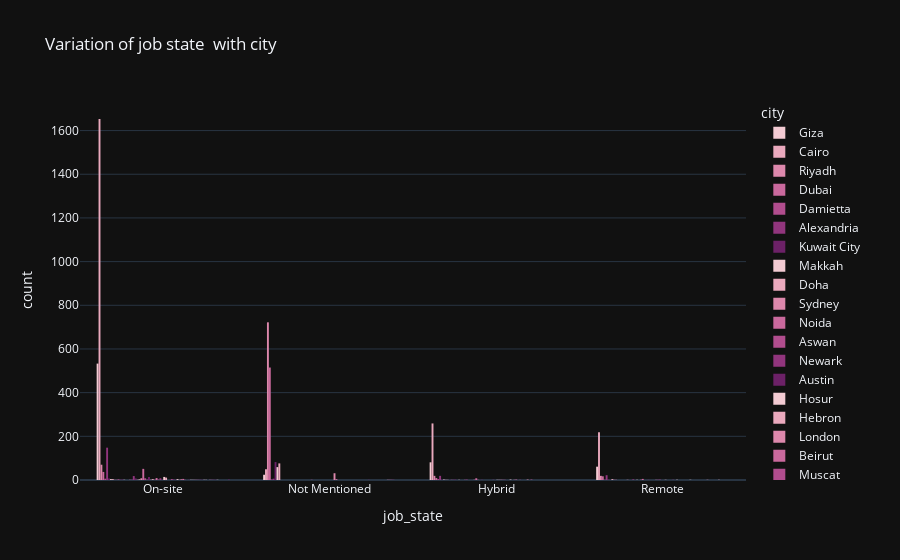

Notebook code cell kept with this figure:
### Code cell
fig= px.histogram(df,x='job_state',color='city',barmode='group',color_discrete_sequence=px.colors.sequential.Magenta,template='plotly_dark',title='Variation of job state  with city')
fig.show()
#we notice that the first demand in Alexandria is onsite jobs and can know the rest cities

### Figure 1 — Plotly figure (JSON) as saved in the notebook; plotly's stock layout.template omitted (floating-point values rounded to 4 significant figures; data arrays with more than 128 entries replaced by an {"elided": "..."} marker saying what was removed)
{"data": [{"alignmentgroup": "True", "bingroup": "x", "hovertemplate": "city=Giza<br>job_state=%{x}<br>count=%{y}<extra></extra>", "legendgroup": "Giza", "marker": {"color": "rgb(243, 203, 211)", "pattern": {"shape": ""}}, "name": "Giza", "offsetgroup": "Giza", "orientation": "v", "showlegend": true, "type": "histogram", "x": {"elided": "699 str values"}, "xaxis": "x", "yaxis": "y"}, {"alignmentgroup": "True", "bingroup": "x", "hovertemplate": "city=Cairo<br>job_state=%{x}<br>count=%{y}<extra></extra>", "legendgroup": "Cairo", "marker": {"color": "rgb(234, 169, 189)", "pattern": {"shape": ""}}, "name": "Cairo", "offsetgroup": "Cairo", "orientation": "v", "showlegend": true, "type": "histogram", "x": {"elided": "2180 str values"}, "xaxis": "x", "yaxis": "y"}, {"alignmentgroup": "True", "bingroup": "x", "hovertemplate": "city=Riyadh<br>job_state=%{x}<br>count=%{y}<extra></extra>", "legendgroup": "Riyadh", "marker": {"color": "rgb(221, 136, 172)", "pattern": {"shape": ""}}, "name": "Riyadh", "offsetgroup": "Riyadh", "orientation": "v", "showlegend": true, "type": "histogram", "x": {"elided": "830 str values"}, "xaxis": "x", "yaxis": "y"}, {"alignmentgroup": "True", "bingroup": "x", "hovertemplate": "city=Dubai<br>job_state=%{x}<br>count=%{y}<extra></extra>", "legendgroup": "Dubai", "marker": {"color": "rgb(202, 105, 157)", "pattern": {"shape": ""}}, "name": "Dubai", "offsetgroup": "Dubai", "orientation": "v", "showlegend": true, "type": "histogram", "x": {"elided": "578 str values"}, "xaxis": "x", "yaxis": "y"}, {"alignmentgroup": "True", "bingroup": "x", "hovertemplate": "city=Damietta<br>job_state=%{x}<br>count=%{y}<extra></extra>", "legendgroup": "Damietta", "marker": {"color": "rgb(177, 77, 142)", "pattern": {"shape": ""}}, "name": "Damietta", "offsetgroup": "Damietta", "orientation": "v", "showlegend": true, "type": "histogram", "x": ["Not Mentioned", "Hybrid", "Remote", "Hybrid", "On-site", "On-site", "Hybrid", "Hybrid", "On-site", "On-site", "Not Mentioned", "On-site", "On-site"], "xaxis": "x", "yaxis": "y"}, {"alignmentgroup": "True", "bingroup": "x", "hovertemplate": "city=Alexandria<br>job_state=%{x}<br>count=%{y}<extra></extra>", "legendgroup": "Alexandria", "marker": {"color": "rgb(145, 53, 125)", "pattern": {"shape": ""}}, "name": "Alexandria", "offsetgroup": "Alexandria", "orientation": "v", "showlegend": true, "type": "histogram", "x": {"elided": "195 str values"}, "xaxis": "x", "yaxis": "y"}, {"alignmentgroup": "True", "bingroup": "x", "hovertemplate": "city=Kuwait City<br>job_state=%{x}<br>count=%{y}<extra></extra>", "legendgroup": "Kuwait City", "marker": {"color": "rgb(108, 33, 103)", "pattern": {"shape": ""}}, "name": "Kuwait City", "offsetgroup": "Kuwait City", "orientation": "v", "showlegend": true, "type": "histogram", "x": ["On-site", "Not Mentioned", "Not Mentioned", "On-site", "On-site", "Not Mentioned", "Not Mentioned", "Not Mentioned", "Not Mentioned", "Not Mentioned", "Not Mentioned", "Not Mentioned", "Not Mentioned", "Not Mentioned", "Not Mentioned", "Not Mentioned", "Not Mentioned", "Not Mentioned", "Not Mentioned", "Not Mentioned", "Not Mentioned", "Not Mentioned", "Not Mentioned", "Not Mentioned", "Not Mentioned", "Not Mentioned", "Not Mentioned", "Not Mentioned", "Not Mentioned", "Not Mentioned", "Not Mentioned", "Not Mentioned", "Not Mentioned", "Not Mentioned", "Not Mentioned", "Not Mentioned", "Not Mentioned", "Not Mentioned", "Not Mentioned", "Not Mentioned", "On-site", "On-site", "On-site", "Remote", "Remote", "On-site", "Not Mentioned", "Not Mentioned", "Hybrid", "Not Mentioned", "Not Mentioned", "Not Mentioned", "Not Mentioned", "Not Mentioned", "Not Mentioned", "Not Mentioned", "Not Mentioned", "Not Mentioned", "Not Mentioned", "Not Mentioned", "Not Mentioned", "Not Mentioned", "Not Mentioned", "Not Mentioned", "Not Mentioned", "Not Mentioned", "Not Mentioned", "Not Mentioned", "Not Mentioned", "Not Mentioned", "Not Mentioned", "Not Mentioned", "Not Mentioned", "Not Mentioned", "Not Mentioned", "Not Mentioned", "Not Mentioned", "Not Mentioned", "Not Mentioned", "Not Mentioned", "Not Mentioned", "Not Mentioned", "Not Mentioned", "Not Mentioned", "Not Mentioned", "Not Mentioned", "Not Mentioned", "Not Mentioned", "Not Mentioned", "Not Mentioned", "Not Mentioned", "Not Mentioned"], "xaxis": "x", "yaxis": "y"}, {"alignmentgroup": "True", "bingroup": "x", "hovertemplate": "city=Makkah<br>job_state=%{x}<br>count=%{y}<extra></extra>", "legendgroup": "Makkah", "marker": {"color": "rgb(243, 203, 211)", "pattern": {"shape": ""}}, "name": "Makkah", "offsetgroup": "Makkah", "orientation": "v", "showlegend": true, "type": "histogram", "x": ["On-site", "On-site", "Not Mentioned", "Not Mentioned", "Not Mentioned", "Not Mentioned", "Not Mentioned", "Not Mentioned", "Not Mentioned", "Not Mentioned", "Not Mentioned", "Not Mentioned", "Not Mentioned", "Not Mentioned", "Not Mentioned", "Not Mentioned", "Not Mentioned", "Not Mentioned", "Not Mentioned", "Not Mentioned", "Not Mentioned", "Hybrid", "Not Mentioned", "Not Mentioned", "Not Mentioned", "Not Mentioned", "On-site", "On-site", "Hybrid", "Not Mentioned", "Not Mentioned", "Not Mentioned", "Not Mentioned", "Not Mentioned", "Not Mentioned", "Not Mentioned", "Not Mentioned", "Not Mentioned", "Not Mentioned", "Not Mentioned", "Not Mentioned", "Not Mentioned", "Not Mentioned", "Not Mentioned", "Not Mentioned", "Not Mentioned", "Not Mentioned", "Not Mentioned", "Not Mentioned", "Not Mentioned", "Not Mentioned", "Not Mentioned", "Not Mentioned", "Not Mentioned", "Not Mentioned", "Not Mentioned", "Not Mentioned", "Not Mentioned", "Not Mentioned", "Not Mentioned", "Not Mentioned", "Not Mentioned", "Not Mentioned", "Not Mentioned", "Not Mentioned"], "xaxis": "x", "yaxis": "y"}, {"alignmentgroup": "True", "bingroup": "x", "hovertemplate": "city=Doha<br>job_state=%{x}<br>count=%{y}<extra></extra>", "legendgroup": "Doha", "marker": {"color": "rgb(234, 169, 189)", "pattern": {"shape": ""}}, "name": "Doha", "offsetgroup": "Doha", "orientation": "v", "showlegend": true, "type": "histogram", "x": ["On-site", "Not Mentioned", "Not Mentioned", "Not Mentioned", "Not Mentioned", "Not Mentioned", "Remote", "Remote", "Remote", "Remote", "Not Mentioned", "On-site", "On-site", "Not Mentioned", "Not Mentioned", "Not Mentioned", "Not Mentioned", "Not Mentioned", "Not Mentioned", "Not Mentioned", "Not Mentioned", "Not Mentioned", "Not Mentioned", "Not Mentioned", "Not Mentioned", "Not Mentioned", "Not Mentioned", "Not Mentioned", "Not Mentioned", "Not Mentioned", "Not Mentioned", "Not Mentioned", "Not Mentioned", "Not Mentioned", "Not Mentioned", "Not Mentioned", "Not Mentioned", "Not Mentioned", "Not Mentioned", "Not Mentioned", "Not Mentioned", "Not Mentioned", "Not Mentioned", "Not Mentioned", "Not Mentioned", "Not Mentioned", "Not Mentioned", "Not Mentioned", "Not Mentioned", "Not Mentioned", "Not Mentioned", "Not Mentioned", "Not Mentioned", "Not Mentioned", "Not Mentioned", "Not Mentioned", "Not Mentioned", "Not Mentioned", "Not Mentioned", "Hybrid", "Not Mentioned", "Not Mentioned", "Not Mentioned", "Not Mentioned", "Not Mentioned", "Not Mentioned", "Not Mentioned", "Not Mentioned", "Not Mentioned", "On-site", "Not Mentioned", "Not Mentioned", "Not Mentioned", "Not Mentioned", "Not Mentioned", "Not Mentioned", "Not Mentioned", "Not Mentioned", "Not Mentioned", "Not Mentioned", "Not Mentioned", "Not Mentioned", "Not Mentioned", "Not Mentioned", "Not Mentioned"], "xaxis": "x", "yaxis": "y"}, {"alignmentgroup": "True", "bingroup": "x", "hovertemplate": "city=Sydney<br>job_state=%{x}<br>count=%{y}<extra></extra>", "legendgroup": "Sydney", "marker": {"color": "rgb(221, 136, 172)", "pattern": {"shape": ""}}, "name": "Sydney", "offsetgroup": "Sydney", "orientation": "v", "showlegend": true, "type": "histogram", "x": ["Hybrid", "Remote", "On-site"], "xaxis": "x", "yaxis": "y"}, {"alignmentgroup": "True", "bingroup": "x", "hovertemplate": "city=Noida<br>job_state=%{x}<br>count=%{y}<extra></extra>", "legendgroup": "Noida", "marker": {"color": "rgb(202, 105, 157)", "pattern": {"shape": ""}}, "name": "Noida", "offsetgroup": "Noida", "orientation": "v", "showlegend": true, "type": "histogram", "x": ["Remote", "On-site"], "xaxis": "x", "yaxis": "y"}, {"alignmentgroup": "True", "bingroup": "x", "hovertemplate": "city=Aswan<br>job_state=%{x}<br>count=%{y}<extra></extra>", "legendgroup": "Aswan", "marker": {"color": "rgb(177, 77, 142)", "pattern": {"shape": ""}}, "name": "Aswan", "offsetgroup": "Aswan", "orientation": "v", "showlegend": true, "type": "histogram", "x": ["Hybrid", "On-site", "On-site", "On-site"], "xaxis": "x", "yaxis": "y"}, {"alignmentgroup": "True", "bingroup": "x", "hovertemplate": "city=Newark<br>job_state=%{x}<br>count=%{y}<extra></extra>", "legendgroup": "Newark", "marker": {"color": "rgb(145, 53, 125)", "pattern": {"shape": ""}}, "name": "Newark", "offsetgroup": "Newark", "orientation": "v", "showlegend": true, "type": "histogram", "x": ["Hybrid", "On-site"], "xaxis": "x", "yaxis": "y"}, {"alignmentgroup": "True", "bingroup": "x", "hovertemplate": "city=Austin<br>job_state=%{x}<br>count=%{y}<extra></extra>", "legendgroup": "Austin", "marker": {"color": "rgb(108, 33, 103)", "pattern": {"shape": ""}}, "name": "Austin", "offsetgroup": "Austin", "orientation": "v", "showlegend": true, "type": "histogram", "x": ["Hybrid", "Hybrid", "On-site", "On-site"], "xaxis": "x", "yaxis": "y"}, {"alignmentgroup": "True", "bingroup": "x", "hovertemplate": "city=Hosur<br>job_state=%{x}<br>count=%{y}<extra></extra>", "legendgroup": "Hosur", "marker": {"color": "rgb(243, 203, 211)", "pattern": {"shape": ""}}, "name": "Hosur", "offsetgroup": "Hosur", "orientation": "v", "showlegend": true, "type": "histogram", "x": ["On-site"], "xaxis": "x", "yaxis": "y"}, {"alignmentgroup": "True", "bingroup": "x", "hovertemplate": "city=Hebron<br>job_state=%{x}<br>count=%{y}<extra></extra>", "legendgroup": "Hebron", "marker": {"color": "rgb(234, 169, 189)", "pattern": {"shape": ""}}, "name": "Hebron", "offsetgroup": "Hebron", "orientation": "v", "showlegend": true, "type": "histogram", "x": ["Hybrid"], "xaxis": "x", "yaxis": "y"}, {"alignmentgroup": "True", "bingroup": "x", "hovertemplate": "city=London<br>job_state=%{x}<br>count=%{y}<extra></extra>", "legendgroup": "London", "marker": {"color": "rgb(221, 136, 172)", "pattern": {"shape": ""}}, "name": "London", "offsetgroup": "London", "orientation": "v", "showlegend": true, "type": "histogram", "x": ["Remote"], "xaxis": "x", "yaxis": "y"}, {"alignmentgroup": "True", "bingroup": "x", "hovertemplate": "city=Beirut<br>job_state=%{x}<br>count=%{y}<extra></extra>", "legendgroup": "Beirut", "marker": {"color": "rgb(202, 105, 157)", "pattern": {"shape": ""}}, "name": "Beirut", "offsetgroup": "Beirut", "orientation": "v", "showlegend": true, "type": "histogram", "x": ["On-site"], "xaxis": "x", "yaxis": "y"}, {"alignmentgroup": "True", "bingroup": "x", "hovertemplate": "city=Muscat<br>job_state=%{x}<br>count=%{y}<extra></extra>", "legendgroup": "Muscat", "marker": {"color": "rgb(177, 77, 142)", "pattern": {"shape": ""}}, "name": "Muscat", "offsetgroup": "Muscat", "orientation": "v", "showlegend": true, "type": "histogram", "x": ["Hybrid", "On-site"], "xaxis": "x", "yaxis": "y"}, {"alignmentgroup": "True", "bingroup": "x", "hovertemplate": "city=Dakahlia<br>job_state=%{x}<br>count=%{y}<extra></extra>", "legendgroup": "Dakahlia", "marker": {"color": "rgb(145, 53, 125)", "pattern": {"shape": ""}}, "name": "Dakahlia", "offsetgroup": "Dakahlia", "orientation": "v", "showlegend": true, "type": "histogram", "x": ["Hybrid", "On-site", "On-site", "On-site", "Hybrid", "On-site", "On-site", "On-site", "On-site", "On-site", "On-site", "Remote", "On-site", "Remote", "On-site", "Remote", "On-site", "On-site", "On-site", "On-site", "On-site", "On-site", "On-site"], "xaxis": "x", "yaxis": "y"}, {"alignmentgroup": "True", "bingroup": "x", "hovertemplate": "city=Beni Suef<br>job_state=%{x}<br>count=%{y}<extra></extra>", "legendgroup": "Beni Suef", "marker": {"color": "rgb(108, 33, 103)", "pattern": {"shape": ""}}, "name": "Beni Suef", "offsetgroup": "Beni Suef", "orientation": "v", "showlegend": true, "type": "histogram", "x": ["On-site", "On-site", "On-site", "On-site", "On-site", "On-site", "On-site"], "xaxis": "x", "yaxis": "y"}, {"alignmentgroup": "True", "bingroup": "x", "hovertemplate": "city=Abu Dhabi<br>job_state=%{x}<br>count=%{y}<extra></extra>", "legendgroup": "Abu Dhabi", "marker": {"color": "rgb(243, 203, 211)", "pattern": {"shape": ""}}, "name": "Abu Dhabi", "offsetgroup": "Abu Dhabi", "orientation": "v", "showlegend": true, "type": "histogram", "x": ["On-site", "Remote"], "xaxis": "x", "yaxis": "y"}, {"alignmentgroup": "True", "bingroup": "x", "hovertemplate": "city=South Sinai<br>job_state=%{x}<br>count=%{y}<extra></extra>", "legendgroup": "South Sinai", "marker": {"color": "rgb(234, 169, 189)", "pattern": {"shape": ""}}, "name": "South Sinai", "offsetgroup": "South Sinai", "orientation": "v", "showlegend": true, "type": "histogram", "x": ["On-site", "On-site", "On-site"], "xaxis": "x", "yaxis": "y"}, {"alignmentgroup": "True", "bingroup": "x", "hovertemplate": "city=Jeddah<br>job_state=%{x}<br>count=%{y}<extra></extra>", "legendgroup": "Jeddah", "marker": {"color": "rgb(221, 136, 172)", "pattern": {"shape": ""}}, "name": "Jeddah", "offsetgroup": "Jeddah", "orientation": "v", "showlegend": true, "type": "histogram", "x": ["Remote", "On-site", "On-site", "Hybrid", "On-site", "On-site", "On-site", "On-site", "On-site", "On-site"], "xaxis": "x", "yaxis": "y"}, {"alignmentgroup": "True", "bingroup": "x", "hovertemplate": "city=Sharqia<br>job_state=%{x}<br>count=%{y}<extra></extra>", "legendgroup": "Sharqia", "marker": {"color": "rgb(202, 105, 157)", "pattern": {"shape": ""}}, "name": "Sharqia", "offsetgroup": "Sharqia", "orientation": "v", "showlegend": true, "type": "histogram", "x": ["On-site", "On-site", "On-site", "On-site", "Hybrid", "On-site", "On-site", "On-site", "On-site", "On-site", "On-site", "On-site", "On-site", "On-site", "On-site", "On-site", "Hybrid", "Hybrid", "On-site", "On-site", "On-site", "On-site", "On-site", "On-site", "Hybrid", "On-site", "Hybrid", "On-site", "On-site", "Hybrid", "Hybrid", "On-site", "Remote", "On-site", "On-site", "Remote", "On-site", "On-site", "On-site", "On-site", "On-site", "Remote", "Remote", "Remote", "On-site", "On-site", "On-site", "On-site", "On-site", "On-site", "On-site", "On-site", "On-site", "Hybrid", "On-site", "On-site", "On-site", "On-site", "On-site", "On-site", "On-site", "On-site", "On-site", "On-site"], "xaxis": "x", "yaxis": "y"}, {"alignmentgroup": "True", "bingroup": "x", "hovertemplate": "city=Gharbia<br>job_state=%{x}<br>count=%{y}<extra></extra>", "legendgroup": "Gharbia", "marker": {"color": "rgb(177, 77, 142)", "pattern": {"shape": ""}}, "name": "Gharbia", "offsetgroup": "Gharbia", "orientation": "v", "showlegend": true, "type": "histogram", "x": ["On-site", "On-site", "On-site", "On-site", "On-site", "On-site", "On-site", "Not Mentioned", "Hybrid", "On-site"], "xaxis": "x", "yaxis": "y"}, {"alignmentgroup": "True", "bingroup": "x", "hovertemplate": "city=Amsterdam<br>job_state=%{x}<br>count=%{y}<extra></extra>", "legendgroup": "Amsterdam", "marker": {"color": "rgb(145, 53, 125)", "pattern": {"shape": ""}}, "name": "Amsterdam", "offsetgroup": "Amsterdam", "orientation": "v", "showlegend": true, "type": "histogram", "x": ["On-site", "On-site"], "xaxis": "x", "yaxis": "y"}, {"alignmentgroup": "True", "bingroup": "x", "hovertemplate": "city=Monufya<br>job_state=%{x}<br>count=%{y}<extra></extra>", "legendgroup": "Monufya", "marker": {"color": "rgb(108, 33, 103)", "pattern": {"shape": ""}}, "name": "Monufya", "offsetgroup": "Monufya", "orientation": "v", "showlegend": true, "type": "histogram", "x": ["Hybrid", "Remote", "On-site", "On-site", "On-site", "On-site", "On-site", "On-site", "On-site", "On-site", "On-site", "On-site", "On-site", "On-site", "On-site", "On-site"], "xaxis": "x", "yaxis": "y"}, {"alignmentgroup": "True", "bingroup": "x", "hovertemplate": "city=Middlesbrough<br>job_state=%{x}<br>count=%{y}<extra></extra>", "legendgroup": "Middlesbrough", "marker": {"color": "rgb(243, 203, 211)", "pattern": {"shape": ""}}, "name": "Middlesbrough", "offsetgroup": "Middlesbrough", "orientation": "v", "showlegend": true, "type": "histogram", "x": ["On-site"], "xaxis": "x", "yaxis": "y"}, {"alignmentgroup": "True", "bingroup": "x", "hovertemplate": "city=Amman<br>job_state=%{x}<br>count=%{y}<extra></extra>", "legendgroup": "Amman", "marker": {"color": "rgb(234, 169, 189)", "pattern": {"shape": ""}}, "name": "Amman", "offsetgroup": "Amman", "orientation": "v", "showlegend": true, "type": "histogram", "x": ["On-site", "On-site", "On-site", "On-site"], "xaxis": "x", "yaxis": "y"}, {"alignmentgroup": "True", "bingroup": "x", "hovertemplate": "city=Trenton<br>job_state=%{x}<br>count=%{y}<extra></extra>", "legendgroup": "Trenton", "marker": {"color": "rgb(221, 136, 172)", "pattern": {"shape": ""}}, "name": "Trenton", "offsetgroup": "Trenton", "orientation": "v", "showlegend": true, "type": "histogram", "x": ["On-site"], "xaxis": "x", "yaxis": "y"}, {"alignmentgroup": "True", "bingroup": "x", "hovertemplate": "city=Beheira<br>job_state=%{x}<br>count=%{y}<extra></extra>", "legendgroup": "Beheira", "marker": {"color": "rgb(202, 105, 157)", "pattern": {"shape": ""}}, "name": "Beheira", "offsetgroup": "Beheira", "orientation": "v", "showlegend": true, "type": "histogram", "x": ["Remote", "On-site", "On-site", "On-site", "On-site", "On-site", "On-site", "On-site", "On-site", "On-site"], "xaxis": "x", "yaxis": "y"}, {"alignmentgroup": "True", "bingroup": "x", "hovertemplate": "city=Dammam<br>job_state=%{x}<br>count=%{y}<extra></extra>", "legendgroup": "Dammam", "marker": {"color": "rgb(177, 77, 142)", "pattern": {"shape": ""}}, "name": "Dammam", "offsetgroup": "Dammam", "orientation": "v", "showlegend": true, "type": "histogram", "x": ["Remote", "On-site", "On-site"], "xaxis": "x", "yaxis": "y"}, {"alignmentgroup": "True", "bingroup": "x", "hovertemplate": "city=Ismailia<br>job_state=%{x}<br>count=%{y}<extra></extra>", "legendgroup": "Ismailia", "marker": {"color": "rgb(145, 53, 125)", "pattern": {"shape": ""}}, "name": "Ismailia", "offsetgroup": "Ismailia", "orientation": "v", "showlegend": true, "type": "histogram", "x": ["On-site", "On-site", "On-site", "On-site", "Hybrid", "Remote", "On-site", "On-site", "On-site", "Remote", "On-site"], "xaxis": "x", "yaxis": "y"}, {"alignmentgroup": "True", "bingroup": "x", "hovertemplate": "city=Malmoe<br>job_state=%{x}<br>count=%{y}<extra></extra>", "legendgroup": "Malmoe", "marker": {"color": "rgb(108, 33, 103)", "pattern": {"shape": ""}}, "name": "Malmoe", "offsetgroup": "Malmoe", "orientation": "v", "showlegend": true, "type": "histogram", "x": ["On-site"], "xaxis": "x", "yaxis": "y"}, {"alignmentgroup": "True", "bingroup": "x", "hovertemplate": "city=Qalubia<br>job_state=%{x}<br>count=%{y}<extra></extra>", "legendgroup": "Qalubia", "marker": {"color": "rgb(243, 203, 211)", "pattern": {"shape": ""}}, "name": "Qalubia", "offsetgroup": "Qalubia", "orientation": "v", "showlegend": true, "type": "histogram", "x": ["On-site", "On-site", "On-site", "On-site", "On-site", "On-site", "On-site", "On-site", "On-site", "On-site", "Hybrid", "On-site", "On-site", "On-site", "On-site"], "xaxis": "x", "yaxis": "y"}, {"alignmentgroup": "True", "bingroup": "x", "hovertemplate": "city=Suez<br>job_state=%{x}<br>count=%{y}<extra></extra>", "legendgroup": "Suez", "marker": {"color": "rgb(234, 169, 189)", "pattern": {"shape": ""}}, "name": "Suez", "offsetgroup": "Suez", "orientation": "v", "showlegend": true, "type": "histogram", "x": ["On-site", "On-site", "On-site", "On-site", "Remote", "On-site", "On-site", "On-site", "Hybrid", "On-site", "On-site", "On-site", "On-site"], "xaxis": "x", "yaxis": "y"}, {"alignmentgroup": "True", "bingroup": "x", "hovertemplate": "city=Al Rayyan<br>job_state=%{x}<br>count=%{y}<extra></extra>", "legendgroup": "Al Rayyan", "marker": {"color": "rgb(221, 136, 172)", "pattern": {"shape": ""}}, "name": "Al Rayyan", "offsetgroup": "Al Rayyan", "orientation": "v", "showlegend": true, "type": "histogram", "x": ["Not Mentioned", "Not Mentioned", "Not Mentioned", "Not Mentioned", "Not Mentioned", "Not Mentioned", "Not Mentioned", "Hybrid", "Not Mentioned", "Not Mentioned", "Not Mentioned", "Not Mentioned", "Not Mentioned", "Not Mentioned", "Not Mentioned", "Not Mentioned", "Not Mentioned", "Not Mentioned", "Not Mentioned", "Not Mentioned", "Not Mentioned", "Not Mentioned", "Not Mentioned", "Not Mentioned", "Not Mentioned", "Not Mentioned", "Not Mentioned", "Not Mentioned", "Not Mentioned", "Not Mentioned", "Not Mentioned", "Not Mentioned"], "xaxis": "x", "yaxis": "y"}, {"alignmentgroup": "True", "bingroup": "x", "hovertemplate": "city=Tabuk<br>job_state=%{x}<br>count=%{y}<extra></extra>", "legendgroup": "Tabuk", "marker": {"color": "rgb(202, 105, 157)", "pattern": {"shape": ""}}, "name": "Tabuk", "offsetgroup": "Tabuk", "orientation": "v", "showlegend": true, "type": "histogram", "x": ["Not Mentioned", "Not Mentioned", "Hybrid", "Not Mentioned", "Not Mentioned"], "xaxis": "x", "yaxis": "y"}, {"alignmentgroup": "True", "bingroup": "x", "hovertemplate": "city=Port Said<br>job_state=%{x}<br>count=%{y}<extra></extra>", "legendgroup": "Port Said", "marker": {"color": "rgb(177, 77, 142)", "pattern": {"shape": ""}}, "name": "Port Said", "offsetgroup": "Port Said", "orientation": "v", "showlegend": true, "type": "histogram", "x": ["On-site", "On-site", "On-site", "On-site", "Hybrid"], "xaxis": "x", "yaxis": "y"}, {"alignmentgroup": "True", "bingroup": "x", "hovertemplate": "city=Luxor<br>job_state=%{x}<br>count=%{y}<extra></extra>", "legendgroup": "Luxor", "marker": {"color": "rgb(145, 53, 125)", "pattern": {"shape": ""}}, "name": "Luxor", "offsetgroup": "Luxor", "orientation": "v", "showlegend": true, "type": "histogram", "x": ["Remote", "On-site", "On-site"], "xaxis": "x", "yaxis": "y"}, {"alignmentgroup": "True", "bingroup": "x", "hovertemplate": "city=North Sinai<br>job_state=%{x}<br>count=%{y}<extra></extra>", "legendgroup": "North Sinai", "marker": {"color": "rgb(108, 33, 103)", "pattern": {"shape": ""}}, "name": "North Sinai", "offsetgroup": "North Sinai", "orientation": "v", "showlegend": true, "type": "histogram", "x": ["On-site"], "xaxis": "x", "yaxis": "y"}, {"alignmentgroup": "True", "bingroup": "x", "hovertemplate": "city=Red Sea<br>job_state=%{x}<br>count=%{y}<extra></extra>", "legendgroup": "Red Sea", "marker": {"color": "rgb(243, 203, 211)", "pattern": {"shape": ""}}, "name": "Red Sea", "offsetgroup": "Red Sea", "orientation": "v", "showlegend": true, "type": "histogram", "x": ["On-site", "On-site", "Hybrid", "Hybrid", "On-site", "On-site", "Remote"], "xaxis": "x", "yaxis": "y"}, {"alignmentgroup": "True", "bingroup": "x", "hovertemplate": "city=Orlando<br>job_state=%{x}<br>count=%{y}<extra></extra>", "legendgroup": "Orlando", "marker": {"color": "rgb(234, 169, 189)", "pattern": {"shape": ""}}, "name": "Orlando", "offsetgroup": "Orlando", "orientation": "v", "showlegend": true, "type": "histogram", "x": ["On-site"], "xaxis": "x", "yaxis": "y"}, {"alignmentgroup": "True", "bingroup": "x", "hovertemplate": "city=Minya<br>job_state=%{x}<br>count=%{y}<extra></extra>", "legendgroup": "Minya", "marker": {"color": "rgb(221, 136, 172)", "pattern": {"shape": ""}}, "name": "Minya", "offsetgroup": "Minya", "orientation": "v", "showlegend": true, "type": "histogram", "x": ["On-site", "On-site", "Hybrid", "On-site"], "xaxis": "x", "yaxis": "y"}, {"alignmentgroup": "True", "bingroup": "x", "hovertemplate": "city=Assiut<br>job_state=%{x}<br>count=%{y}<extra></extra>", "legendgroup": "Assiut", "marker": {"color": "rgb(202, 105, 157)", "pattern": {"shape": ""}}, "name": "Assiut", "offsetgroup": "Assiut", "orientation": "v", "showlegend": true, "type": "histogram", "x": ["On-site", "On-site", "On-site", "Hybrid", "On-site", "On-site", "Hybrid"], "xaxis": "x", "yaxis": "y"}, {"alignmentgroup": "True", "bingroup": "x", "hovertemplate": "city=Denver<br>job_state=%{x}<br>count=%{y}<extra></extra>", "legendgroup": "Denver", "marker": {"color": "rgb(177, 77, 142)", "pattern": {"shape": ""}}, "name": "Denver", "offsetgroup": "Denver", "orientation": "v", "showlegend": true, "type": "histogram", "x": ["On-site"], "xaxis": "x", "yaxis": "y"}, {"alignmentgroup": "True", "bingroup": "x", "hovertemplate": "city=Fayoum<br>job_state=%{x}<br>count=%{y}<extra></extra>", "legendgroup": "Fayoum", "marker": {"color": "rgb(145, 53, 125)", "pattern": {"shape": ""}}, "name": "Fayoum", "offsetgroup": "Fayoum", "orientation": "v", "showlegend": true, "type": "histogram", "x": ["Hybrid"], "xaxis": "x", "yaxis": "y"}, {"alignmentgroup": "True", "bingroup": "x", "hovertemplate": "city=Manama<br>job_state=%{x}<br>count=%{y}<extra></extra>", "legendgroup": "Manama", "marker": {"color": "rgb(108, 33, 103)", "pattern": {"shape": ""}}, "name": "Manama", "offsetgroup": "Manama", "orientation": "v", "showlegend": true, "type": "histogram", "x": ["On-site"], "xaxis": "x", "yaxis": "y"}, {"alignmentgroup": "True", "bingroup": "x", "hovertemplate": "city=Sharjah<br>job_state=%{x}<br>count=%{y}<extra></extra>", "legendgroup": "Sharjah", "marker": {"color": "rgb(243, 203, 211)", "pattern": {"shape": ""}}, "name": "Sharjah", "offsetgroup": "Sharjah", "orientation": "v", "showlegend": true, "type": "histogram", "x": ["On-site", "Remote"], "xaxis": "x", "yaxis": "y"}, {"alignmentgroup": "True", "bingroup": "x", "hovertemplate": "city=D.C.<br>job_state=%{x}<br>count=%{y}<extra></extra>", "legendgroup": "D.C.", "marker": {"color": "rgb(234, 169, 189)", "pattern": {"shape": ""}}, "name": "D.C.", "offsetgroup": "D.C.", "orientation": "v", "showlegend": true, "type": "histogram", "x": ["On-site"], "xaxis": "x", "yaxis": "y"}, {"alignmentgroup": "True", "bingroup": "x", "hovertemplate": "city=Sohag<br>job_state=%{x}<br>count=%{y}<extra></extra>", "legendgroup": "Sohag", "marker": {"color": "rgb(221, 136, 172)", "pattern": {"shape": ""}}, "name": "Sohag", "offsetgroup": "Sohag", "orientation": "v", "showlegend": true, "type": "histogram", "x": ["Hybrid", "Hybrid", "On-site"], "xaxis": "x", "yaxis": "y"}, {"alignmentgroup": "True", "bingroup": "x", "hovertemplate": "city=Kafr Alsheikh<br>job_state=%{x}<br>count=%{y}<extra></extra>", "legendgroup": "Kafr Alsheikh", "marker": {"color": "rgb(202, 105, 157)", "pattern": {"shape": ""}}, "name": "Kafr Alsheikh", "offsetgroup": "Kafr Alsheikh", "orientation": "v", "showlegend": true, "type": "histogram", "x": ["On-site"], "xaxis": "x", "yaxis": "y"}, {"alignmentgroup": "True", "bingroup": "x", "hovertemplate": "city=Baghdad<br>job_state=%{x}<br>count=%{y}<extra></extra>", "legendgroup": "Baghdad", "marker": {"color": "rgb(177, 77, 142)", "pattern": {"shape": ""}}, "name": "Baghdad", "offsetgroup": "Baghdad", "orientation": "v", "showlegend": true, "type": "histogram", "x": ["Hybrid", "Hybrid", "On-site"], "xaxis": "x", "yaxis": "y"}, {"alignmentgroup": "True", "bingroup": "x", "hovertemplate": "city=Richmond<br>job_state=%{x}<br>count=%{y}<extra></extra>", "legendgroup": "Richmond", "marker": {"color": "rgb(145, 53, 125)", "pattern": {"shape": ""}}, "name": "Richmond", "offsetgroup": "Richmond", "orientation": "v", "showlegend": true, "type": "histogram", "x": ["On-site"], "xaxis": "x", "yaxis": "y"}, {"alignmentgroup": "True", "bingroup": "x", "hovertemplate": "city=City of London<br>job_state=%{x}<br>count=%{y}<extra></extra>", "legendgroup": "City of London", "marker": {"color": "rgb(108, 33, 103)", "pattern": {"shape": ""}}, "name": "City of London", "offsetgroup": "City of London", "orientation": "v", "showlegend": true, "type": "histogram", "x": ["On-site", "Not Mentioned"], "xaxis": "x", "yaxis": "y"}, {"alignmentgroup": "True", "bingroup": "x", "hovertemplate": "city=Ottawa<br>job_state=%{x}<br>count=%{y}<extra></extra>", "legendgroup": "Ottawa", "marker": {"color": "rgb(243, 203, 211)", "pattern": {"shape": ""}}, "name": "Ottawa", "offsetgroup": "Ottawa", "orientation": "v", "showlegend": true, "type": "histogram", "x": ["On-site"], "xaxis": "x", "yaxis": "y"}, {"alignmentgroup": "True", "bingroup": "x", "hovertemplate": "city=Istanbul<br>job_state=%{x}<br>count=%{y}<extra></extra>", "legendgroup": "Istanbul", "marker": {"color": "rgb(234, 169, 189)", "pattern": {"shape": ""}}, "name": "Istanbul", "offsetgroup": "Istanbul", "orientation": "v", "showlegend": true, "type": "histogram", "x": ["On-site"], "xaxis": "x", "yaxis": "y"}, {"alignmentgroup": "True", "bingroup": "x", "hovertemplate": "city=Boulder<br>job_state=%{x}<br>count=%{y}<extra></extra>", "legendgroup": "Boulder", "marker": {"color": "rgb(221, 136, 172)", "pattern": {"shape": ""}}, "name": "Boulder", "offsetgroup": "Boulder", "orientation": "v", "showlegend": true, "type": "histogram", "x": ["Remote"], "xaxis": "x", "yaxis": "y"}, {"alignmentgroup": "True", "bingroup": "x", "hovertemplate": "city=Houston<br>job_state=%{x}<br>count=%{y}<extra></extra>", "legendgroup": "Houston", "marker": {"color": "rgb(202, 105, 157)", "pattern": {"shape": ""}}, "name": "Houston", "offsetgroup": "Houston", "orientation": "v", "showlegend": true, "type": "histogram", "x": ["On-site"], "xaxis": "x", "yaxis": "y"}, {"alignmentgroup": "True", "bingroup": "x", "hovertemplate": "city=Maputo<br>job_state=%{x}<br>count=%{y}<extra></extra>", "legendgroup": "Maputo", "marker": {"color": "rgb(177, 77, 142)", "pattern": {"shape": ""}}, "name": "Maputo", "offsetgroup": "Maputo", "orientation": "v", "showlegend": true, "type": "histogram", "x": ["On-site"], "xaxis": "x", "yaxis": "y"}, {"alignmentgroup": "True", "bingroup": "x", "hovertemplate": "city=Buraydah<br>job_state=%{x}<br>count=%{y}<extra></extra>", "legendgroup": "Buraydah", "marker": {"color": "rgb(145, 53, 125)", "pattern": {"shape": ""}}, "name": "Buraydah", "offsetgroup": "Buraydah", "orientation": "v", "showlegend": true, "type": "histogram", "x": ["On-site"], "xaxis": "x", "yaxis": "y"}, {"alignmentgroup": "True", "bingroup": "x", "hovertemplate": "city=Hyderabad<br>job_state=%{x}<br>count=%{y}<extra></extra>", "legendgroup": "Hyderabad", "marker": {"color": "rgb(108, 33, 103)", "pattern": {"shape": ""}}, "name": "Hyderabad", "offsetgroup": "Hyderabad", "orientation": "v", "showlegend": true, "type": "histogram", "x": ["On-site"], "xaxis": "x", "yaxis": "y"}, {"alignmentgroup": "True", "bingroup": "x", "hovertemplate": "city=Milton<br>job_state=%{x}<br>count=%{y}<extra></extra>", "legendgroup": "Milton", "marker": {"color": "rgb(243, 203, 211)", "pattern": {"shape": ""}}, "name": "Milton", "offsetgroup": "Milton", "orientation": "v", "showlegend": true, "type": "histogram", "x": ["On-site"], "xaxis": "x", "yaxis": "y"}, {"alignmentgroup": "True", "bingroup": "x", "hovertemplate": "city=Melbourne<br>job_state=%{x}<br>count=%{y}<extra></extra>", "legendgroup": "Melbourne", "marker": {"color": "rgb(234, 169, 189)", "pattern": {"shape": ""}}, "name": "Melbourne", "offsetgroup": "Melbourne", "orientation": "v", "showlegend": true, "type": "histogram", "x": ["Remote"], "xaxis": "x", "yaxis": "y"}, {"alignmentgroup": "True", "bingroup": "x", "hovertemplate": "city=Palm Bay<br>job_state=%{x}<br>count=%{y}<extra></extra>", "legendgroup": "Palm Bay", "marker": {"color": "rgb(221, 136, 172)", "pattern": {"shape": ""}}, "name": "Palm Bay", "offsetgroup": "Palm Bay", "orientation": "v", "showlegend": true, "type": "histogram", "x": ["Not Mentioned"], "xaxis": "x", "yaxis": "y"}, {"alignmentgroup": "True", "bingroup": "x", "hovertemplate": "city=Nashville<br>job_state=%{x}<br>count=%{y}<extra></extra>", "legendgroup": "Nashville", "marker": {"color": "rgb(202, 105, 157)", "pattern": {"shape": ""}}, "name": "Nashville", "offsetgroup": "Nashville", "orientation": "v", "showlegend": true, "type": "histogram", "x": ["Not Mentioned"], "xaxis": "x", "yaxis": "y"}, {"alignmentgroup": "True", "bingroup": "x", "hovertemplate": "city=Los Angeles<br>job_state=%{x}<br>count=%{y}<extra></extra>", "legendgroup": "Los Angeles", "marker": {"color": "rgb(177, 77, 142)", "pattern": {"shape": ""}}, "name": "Los Angeles", "offsetgroup": "Los Angeles", "orientation": "v", "showlegend": true, "type": "histogram", "x": ["Not Mentioned"], "xaxis": "x", "yaxis": "y"}, {"alignmentgroup": "True", "bingroup": "x", "hovertemplate": "city=New Valley<br>job_state=%{x}<br>count=%{y}<extra></extra>", "legendgroup": "New Valley", "marker": {"color": "rgb(145, 53, 125)", "pattern": {"shape": ""}}, "name": "New Valley", "offsetgroup": "New Valley", "orientation": "v", "showlegend": true, "type": "histogram", "x": ["Not Mentioned"], "xaxis": "x", "yaxis": "y"}, {"alignmentgroup": "True", "bingroup": "x", "hovertemplate": "city=Matruh<br>job_state=%{x}<br>count=%{y}<extra></extra>", "legendgroup": "Matruh", "marker": {"color": "rgb(108, 33, 103)", "pattern": {"shape": ""}}, "name": "Matruh", "offsetgroup": "Matruh", "orientation": "v", "showlegend": true, "type": "histogram", "x": ["On-site", "On-site"], "xaxis": "x", "yaxis": "y"}], "layout": {"barmode": "group", "legend": {"title": {"text": "city"}, "tracegroupgap": 0}, "title": {"text": "Variation of job state  with city"}, "xaxis": {"anchor": "y", "domain": [0, 1], "title": {"text": "job_state"}}, "yaxis": {"anchor": "x", "domain": [0, 1], "title": {"text": "count"}}}}
